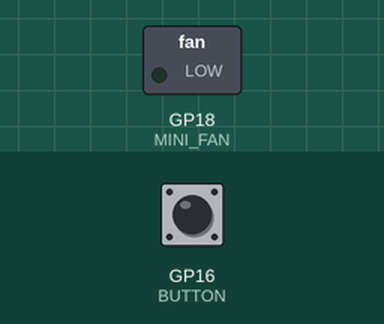
Simulated run of this program. Board: Raspberry Pi Pico running MicroPython. Shown: switched loads named in the program (green lamp = pin HIGH). The inputs (shaded band) are chosen by the test bench; at power-on: GP16 (BUTTON) LOW.

Above: at 1.2 s.
1.3 s: GP16 (BUTTON) pulled HIGH for 0.15 s
At 2.5 s:
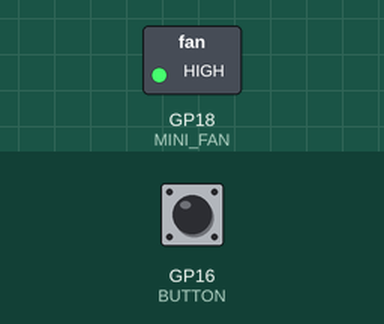
2.9 s: GP16 (BUTTON) pulled HIGH for 1 s
At 3.9 s:
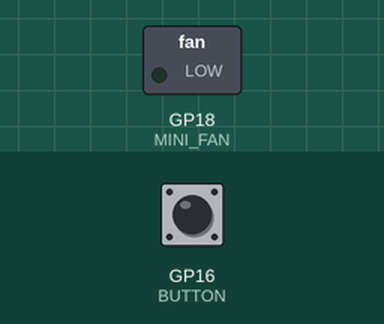
5.4 s: GP16 (BUTTON) pulled HIGH for 3.2 s
At 5.8 s:
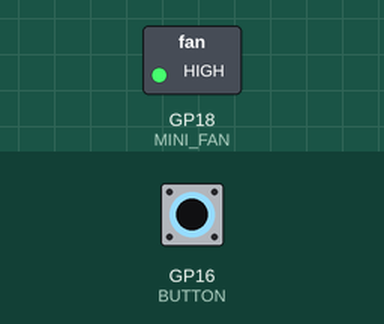
Timing chart, 0 to 8.4 s (numbered marks = the images above; inputs shaded):
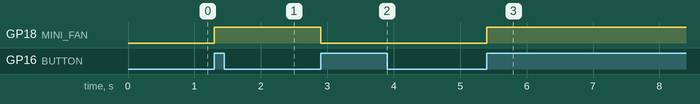

Measured:
- after the input at 1.3 s, GP18 (MINI_FAN): LOW → HIGH at once
- after the input at 2.9 s, GP18 (MINI_FAN): HIGH → LOW at once
- after the input at 5.4 s, GP18 (MINI_FAN): LOW → HIGH at once

The program:

main.py
```python
import machine

BUTTON = machine.Pin(16, machine.Pin.IN)
MINI_FAN = machine.Pin(18, machine.Pin.OUT)
#RELAY = machine.Pin(20, machine.Pin.OUT)

#     [ ] [ ] [ ] [ ] [ ]
# USB
#     [ ] [ ] [1] [2] [(3)]
#
# 1 BUTTON
# 2 MINI_FAN
# (3 RELAY)

Prev = 0
while True:
    Btn = BUTTON.value()
    if Prev != Btn and Btn == 1:
        MINI_FAN.toggle()
    Prev = Btn
```
